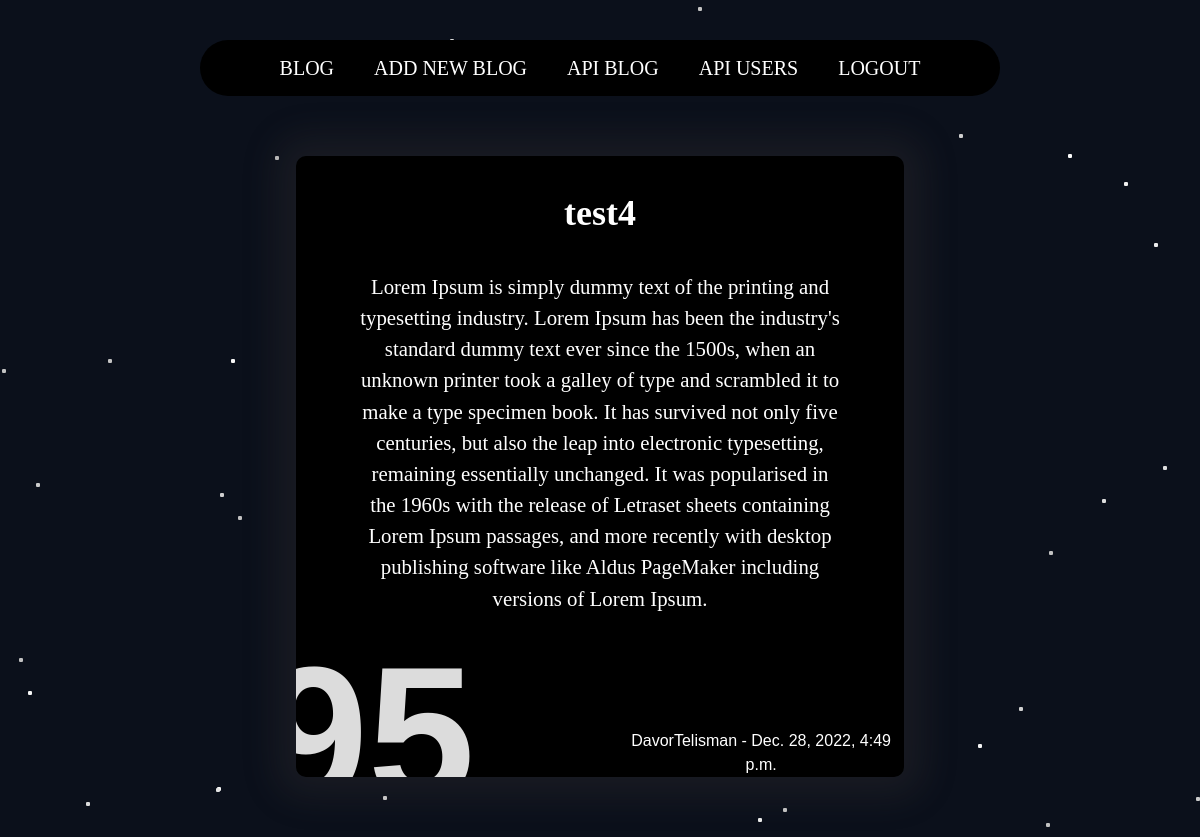
/blog/detail/95 (signed in), run on the app's committed database.
### api/models.py (models this page shows, shortened)
class Post(models.Model):
    created = models.DateTimeField(auto_now_add=True)
    title = models.CharField(max_length=100, blank=True, default='')
    body = models.TextField(blank=True, default='')
    owner = models.ForeignKey('auth.User', related_name='posts', on_delete=models.CASCADE)
    category = models.ForeignKey(Category, related_name='category',null=True,on_delete=models.CASCADE)
    class Meta:
        ordering = ['created']

### api/views.py (the view)
# urls.py: path('blog/detail/<int:pk>', BlogDetailView.as_view(), name='blog_detail'),
class BlogDetailView(DetailView):
    model = Post
    template_name = "blog_detail.html"

### templates/blog_detail.html
{% extends "blog.html" %}
{% load static %}
{% block content %}
{% if user.is_authenticated %}
<link rel="stylesheet" type="text/css" href="{% static 'assets/css/blog_detail.css' %}">
<div class="slider-content">
  <div class="number-wrapper">
    <div class="number-count">
      <div class="number">{{post.id}}</div>
    </div>
  </div>
  <div class="slider-wrapper">
    <div class="slider-container">
            <div class="txt-wrapper">
              <h2><span>{{post.title}}</span> </h2>
              <p class="excerpt">{{ post.body }} </p>
              <p class="excerpt1">{{ post.owner }} - {{ post.created }} </p>
            </div>
          </div>
    </div>
  </div>
{% endif %}
{% endblock %}

### static/assets/css/blog.css (style rules this page uses)
*,:after,:before { box-sizing:border-box;border:0 solid #e5e7eb }
:after,:before { --tw-content:"" }
body { margin:0;line-height:inherit }
h1,h2,h3,h4,h5,h6 { font-size:inherit;font-weight:inherit }
blockquote,dd,dl,figure,h1,h2,h3,h4,h5,h6,hr,p,pre { margin:0 }
*,:after,:before { --tw-border-spacing-x:0;--tw-border-spacing-y:0;--tw-translate-x:0;--tw-translate-y:0;--tw-rotate:0;--tw-skew-x:0;--tw-skew-y:0;--tw-scale-x:1;--tw-scale-y:1;--tw-pan-x: ;--tw-pan-y: ;--tw-pinch-zoom: ;--tw-scroll-snap-strictness:proximity;--tw-ordinal: ;--tw-slashed-zero: ;--tw-numeric-figure: ;--tw-numeric-spacing: ;--tw-numeric-fraction: ;--tw-ring-inset: ;--tw-ring-offset-width:0px;--tw-ring-offset-color:#fff;--tw-ring-color:rgba(59,130,246,.5);--tw-ring-offset-shadow:0 0 #0000;--tw-ring-shadow:0 0 #0000;--tw-shadow:0 0 #0000;--tw-shadow-colored:0 0 #0000;--tw-blur: ;--tw-brightness: ;--tw-contrast: ;--tw-grayscale: ;--tw-hue-rotate: ;--tw-invert: ;--tw-saturate: ;--tw-sepia: ;--tw-drop-shadow: ;--tw-backdrop-blur: ;--tw-backdrop-brightness: ;--tw-backdrop-contrast: ;--tw-backdrop-grayscale: ;--tw-backdrop-hue-rotate: ;--tw-backdrop-invert: ;--tw-backdrop-opacity: ;--tw-backdrop-saturate: ;--tw-backdrop-sepia: }
.bg-gray-900 { --tw-bg-opacity:1;background-color:rgb(17 24 39/var(--tw-bg-opacity)) }
body { font-family:stolzl,sans-serif }

### static/assets/css/blog_detail.css (style rules this page uses)
.number-wrapper { position:absolute; height:30%; width:12rem; z-index:10; }
.number-count { position:relative; display:inline-block; top: 310%; transform: translateY( -50%); }
.number { position:relative; font-family: 'Montserrat', sans-serif; font-size:12rem; margin-left:-3rem; font-weight:700; color: gainsboro; }
.slider-content { position: relative; max-width: 38rem; background: black; margin: 0 auto; overflow: hidden; box-shadow: 0 0 35px 20px rgb(79 69 66 / 20%); margin-top: 5%; margin-bottom: 5%; text-align: center; border-radius: 10px; }
.txt-wrapper { margin-top:5%; }
.txt-wrapper h2 { margin-top:5%; margin-bottom:5%; font-size:3vw; font-family: 'Merriweather', serif; font-weight: 900; }
.slider-wrapper { color:white; }
.excerpt { margin-left: 10%; margin-right: 10%; font-family: 'Merriweather', serif; font-size:130%; }
.excerpt1 { margin-top: 19%; margin-left: 53%; }

### data on the page
Post: title "test4", body "Lorem Ipsum is simply dummy text of the printing and typesetting industry. Lorem Ipsum has been the industry's standard dummy text ever since the 1500s, when an unknown printer took a galley of type and scrambled it to make a type specimen book. It has survived not only five centuries, but also the leap into electronic typesetting, remaining essentially unchanged. It was popularised in the 1960s with the release of Letraset sheets containing Lorem Ipsum passages, and more recently with desktop publishing software like Aldus PageMaker including versions of Lorem Ipsum.", owner "DavorTelisman", created "Dec. 28, 2022, 4:49 p.m."
